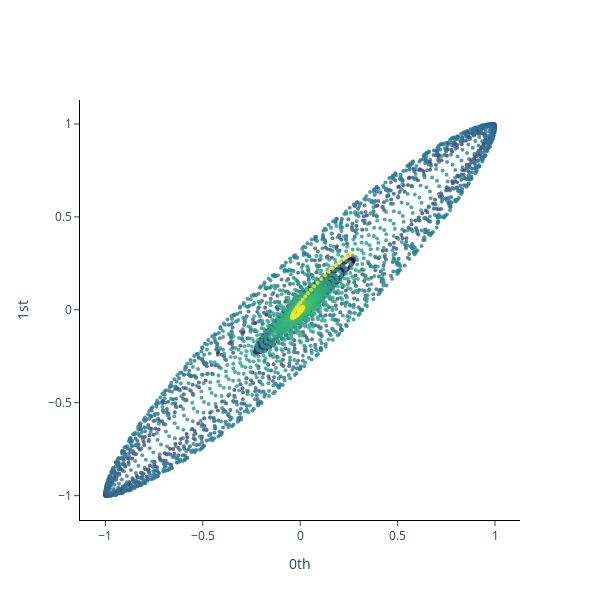

The notebook cell this image was saved under:
### Code cell
plot_point_cloud(embedded_filtered_signal)

### Figure 1 — Plotly figure (JSON) as saved in the notebook; plotly's stock layout.template omitted (floating-point values rounded to 4 significant figures; data arrays with more than 128 entries replaced by an {"elided": "..."} marker saying what was removed)
{"data": [{"marker": {"color": {"elided": "4876 int values"}, "colorscale": [[0, "#440154"], [0.1111, "#482878"], [0.2222, "#3e4989"], [0.3333, "#31688e"], [0.4444, "#26828e"], [0.5556, "#1f9e89"], [0.6667, "#35b779"], [0.7778, "#6ece58"], [0.8889, "#b5de2b"], [1, "#fde725"]], "opacity": 0.8, "size": 4}, "mode": "markers", "type": "scatter", "x": {"elided": "4876 float values"}, "y": {"elided": "4876 float values"}}], "layout": {"height": 600, "plot_bgcolor": "white", "width": 600, "xaxis": {"anchor": "x", "exponentformat": "e", "linecolor": "black", "linewidth": 1, "mirror": false, "showexponent": "all", "showline": true, "side": "bottom", "ticks": "outside", "title": {"text": "0th"}, "type": "linear", "zeroline": true}, "yaxis": {"anchor": "y", "exponentformat": "e", "linecolor": "black", "linewidth": 1, "mirror": false, "showexponent": "all", "showline": true, "side": "left", "ticks": "outside", "title": {"text": "1st"}, "type": "linear", "zeroline": true}}}
